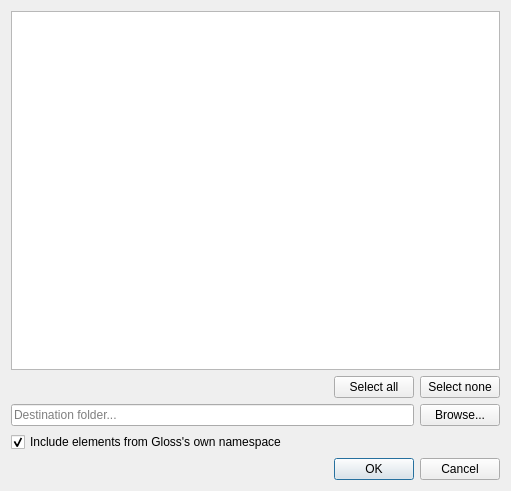
<?xml version="1.0" encoding="UTF-8"?>
<ui version="4.0">
 <class>ExportTextsDialog</class>
 <widget class="QDialog" name="ExportTextsDialog">
  <property name="geometry">
   <rect>
    <x>0</x>
    <y>0</y>
    <width>511</width>
    <height>491</height>
   </rect>
  </property>
  <property name="windowTitle">
   <string>Dialog</string>
  </property>
  <layout class="QVBoxLayout" name="verticalLayout">
   <item>
    <widget class="QListView" name="listView"/>
   </item>
   <item>
    <layout class="QHBoxLayout" name="horizontalLayout_2">
     <item>
      <spacer name="horizontalSpacer">
       <property name="orientation">
        <enum>Qt::Horizontal</enum>
       </property>
       <property name="sizeHint" stdset="0">
        <size>
         <width>40</width>
         <height>20</height>
        </size>
       </property>
      </spacer>
     </item>
     <item>
      <widget class="QPushButton" name="selectAll">
       <property name="text">
        <string>Select all</string>
       </property>
      </widget>
     </item>
     <item>
      <widget class="QPushButton" name="selectNone">
       <property name="text">
        <string>Select none</string>
       </property>
      </widget>
     </item>
    </layout>
   </item>
   <item>
    <layout class="QHBoxLayout" name="horizontalLayout">
     <item>
      <widget class="QLineEdit" name="destinationFolder">
       <property name="placeholderText">
        <string>Destination folder...</string>
       </property>
      </widget>
     </item>
     <item>
      <widget class="QPushButton" name="browse">
       <property name="text">
        <string>Browse...</string>
       </property>
      </widget>
     </item>
    </layout>
   </item>
   <item>
    <widget class="QCheckBox" name="abgNamespaceCheckbox">
     <property name="text">
      <string>Include elements from Gloss's own namespace</string>
     </property>
     <property name="checked">
      <bool>true</bool>
     </property>
    </widget>
   </item>
   <item>
    <widget class="QDialogButtonBox" name="buttonBox">
     <property name="orientation">
      <enum>Qt::Horizontal</enum>
     </property>
     <property name="standardButtons">
      <set>QDialogButtonBox::Cancel|QDialogButtonBox::Ok</set>
     </property>
    </widget>
   </item>
  </layout>
 </widget>
 <resources/>
 <connections>
  <connection>
   <sender>buttonBox</sender>
   <signal>accepted()</signal>
   <receiver>ExportTextsDialog</receiver>
   <slot>accept()</slot>
   <hints>
    <hint type="sourcelabel">
     <x>248</x>
     <y>254</y>
    </hint>
    <hint type="destinationlabel">
     <x>157</x>
     <y>274</y>
    </hint>
   </hints>
  </connection>
  <connection>
   <sender>buttonBox</sender>
   <signal>rejected()</signal>
   <receiver>ExportTextsDialog</receiver>
   <slot>reject()</slot>
   <hints>
    <hint type="sourcelabel">
     <x>316</x>
     <y>260</y>
    </hint>
    <hint type="destinationlabel">
     <x>286</x>
     <y>274</y>
    </hint>
   </hints>
  </connection>
 </connections>
</ui>
